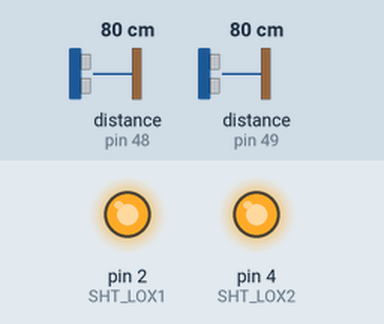
The sketch below on a simulated Arduino Uno, built with avr-gcc and run on an emulated ATmega328P. Shown: output pins drawn as LEDs (lit = HIGH). Inputs (shaded band) come from the test bench; at power-on: distance to the obstacle (sensors on pin 48, pin 49) 80 cm. What the sketch prints to the serial monitor is not drawn.

Above: at 0.1 s.
Timing chart, 0 to 1.6 s (numbered marks = the images above):
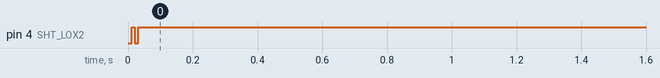

The sketch:

two.ino
```cpp
#include "Adafruit_VL53L0X.h"


// address we will assign if dual sensor is present
#define LOX1_ADDRESS 0x30
#define LOX2_ADDRESS 0x31
// #define LOX3_ADDRESS 0x32
// #define LOX4_ADDRESS 0x33
int th=200;
long startTime = 0; // Variable to store the start time
long endTime = 0;
int count =0;  // Variable to store the end time

// set the pins to shutdown
#define SHT_LOX1 2
#define SHT_LOX2 4
// #define SHT_LOX3 35
// #define SHT_LOX4 34


// objects for the vl53l0x
Adafruit_VL53L0X lox1 = Adafruit_VL53L0X();
Adafruit_VL53L0X lox2 = Adafruit_VL53L0X();
// Adafruit_VL53L0X lox3 = Adafruit_VL53L0X();
// Adafruit_VL53L0X lox4 = Adafruit_VL53L0X();


// this holds the measurement
VL53L0X_RangingMeasurementData_t measure1;
VL53L0X_RangingMeasurementData_t measure2;
// VL53L0X_RangingMeasurementData_t measure3;
// VL53L0X_RangingMeasurementData_t measure4;
/*
    Reset all sensors by setting all of their XSHUT pins low for delay(10), then set all XSHUT high to bring out of reset
    Keep sensor #1 awake by keeping XSHUT pin high
    Put all other sensors into shutdown by pulling XSHUT pins low
    Initialize sensor #1 with lox.begin(new_i2c_address) Pick any number but 0x29 and it must be under 0x7F. Going with 0x30 to 0x3F is probably OK.
    Keep sensor #1 awake, and now bring sensor #2 out of reset by setting its XSHUT pin high.
    Initialize sensor #2 with lox.begin(new_i2c_address) Pick any number but 0x29 and whatever you set the first sensor to
 */
void setID() {
  // all reset
  digitalWrite(SHT_LOX1, LOW);
  digitalWrite(SHT_LOX2, LOW);
  // digitalWrite(SHT_LOX3, LOW);
  // digitalWrite(SHT_LOX4, LOW);
  delay(10);
  // all unreset
  digitalWrite(SHT_LOX1, HIGH);
  digitalWrite(SHT_LOX2, HIGH);
  // digitalWrite(SHT_LOX3, HIGH);
  // digitalWrite(SHT_LOX4, HIGH);
  delay(10);


  // activating LOX1 and resetting LOX2
  digitalWrite(SHT_LOX1, HIGH);
  digitalWrite(SHT_LOX2, LOW);
  // digitalWrite(SHT_LOX3, LOW);
  // digitalWrite(SHT_LOX4, LOW);


  // initing LOX1
  if(!lox1.begin(LOX1_ADDRESS)) {
    Serial.println(F("Failed to boot first VL53L0X"));
    while(1);
  }
  delay(10);


  // activating LOX2
  digitalWrite(SHT_LOX2, HIGH);
  delay(10);


  //initing LOX2
  if(!lox2.begin(LOX2_ADDRESS)) {
    Serial.println(F("Failed to boot second VL53L0X"));
    while(1);
  }
  // digitalWrite(SHT_LOX3, HIGH);
  // delay(10);
  // if(!lox3.begin(LOX3_ADDRESS)) {
  //   Serial.println(F("Failed to boot third VL53L0X"));
  //   while(1);
  // }
  // digitalWrite(SHT_LOX4, HIGH);
  // // initing LOX4
  // if(!lox4.begin(LOX4_ADDRESS)) {
  //   Serial.println(F("Failed to boot fourth VL53L0X"));
  //   while(1);
  // }
  delay(10);


  // // // activating LOX4
  // digitalWrite(SHT_LOX4, HIGH);
  // delay(10);
}


void read_dual_sensors() {

  lox1.rangingTest(&measure1, false); // pass in 'true' to get debug data printout!
  lox2.rangingTest(&measure2, false); // pass in 'true' to get debug data printout!
  // lox3.rangingTest(&measure3, false);
  // lox4.rangingTest(&measure4, false);
  Serial.print(F("1: "));
  if(measure1.RangeStatus != 4) {     // if not out of range
    Serial.print(measure1.RangeMilliMeter);
  }
  Serial.print(F(" "));
  Serial.print(F("2: "));
  if(measure2.RangeStatus != 4) {     // if not out of range
    Serial.print(measure2.RangeMilliMeter);
  }
  Serial.print(F(" "));
Serial.println();
}


void setup() {
  Serial.begin(115200);


  // wait until serial port opens for native USB devices
  while (! Serial) { delay(1); }


  pinMode(SHT_LOX1, OUTPUT);
  pinMode(SHT_LOX2, OUTPUT);
  // pinMode(SHT_LOX3, OUTPUT);
  // pinMode(SHT_LOX4, OUTPUT);


  Serial.println(F("Shutdown pins inited..."));


  digitalWrite(SHT_LOX1, LOW);
  digitalWrite(SHT_LOX2, LOW);
  // digitalWrite(SHT_LOX3, LOW);
  // digitalWrite(SHT_LOX4, LOW);


  Serial.println(F("Both in reset mode...(pins are low)"));


  Serial.println(F("Starting..."));
  setID();

}

void Funky1 (int x,int y){
  if  (x<th){
    startTime=millis();
  }if (y<th){
    endTime=millis();
  }

}

void loop() {

  read_dual_sensors();
  Funky1(measure1.RangeMilliMeter,measure2.RangeMilliMeter);
  long elapsedTime = endTime - startTime;
  if(endTime!=0 && startTime !=0){
  if (elapsedTime>0){
    endTime=0;
    startTime=0;
    count++;
    delay(100);
  }
  if(elapsedTime<0){
    endTime=0;
    startTime=0;
    count--;
    delay(100);
  }}
  Serial.println(F(" "));
  Serial.print("count ");
  Serial.print(count);
  Serial.println(F(" "));
 delay(100);
  }
```
